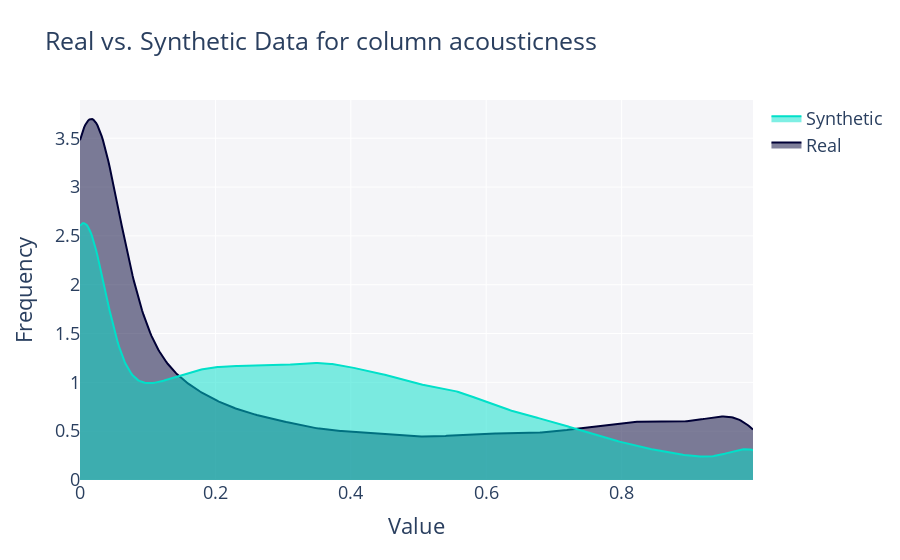

Notebook source saved alongside this figure:
### Markdown cell above
quality_report = evaluate_quality(
    real_data,
    synthetic_data,
    metadata
)

### Code cell
fig = get_column_plot(
    real_data=real_data,
    synthetic_data=synthetic_data,
    column_name='acousticness',
    metadata=metadata
)
    
fig.show()

### Figure 1 — Plotly figure (JSON) as saved in the notebook; plotly's stock layout.template omitted (floating-point values rounded to 4 significant figures; data arrays with more than 128 entries replaced by an {"elided": "..."} marker saying what was removed)
{"data": [{"fill": "tozeroy", "hovertemplate": "<b>Real</b><br>Value: %{x}<br>Frequency: %{y}<extra></extra>", "legendgroup": "Real", "marker": {"color": "#000036"}, "mode": "lines", "name": "Real", "showlegend": true, "type": "scatter", "x": {"elided": "500 float values"}, "xaxis": "x", "y": {"elided": "500 float values"}, "yaxis": "y"}, {"fill": "tozeroy", "hovertemplate": "<b>Synthetic</b><br>Value: %{x}<br>Frequency: %{y}<extra></extra>", "legendgroup": "Synthetic", "marker": {"color": "#01E0C9"}, "mode": "lines", "name": "Synthetic", "showlegend": true, "type": "scatter", "x": {"elided": "500 float values"}, "xaxis": "x", "y": {"elided": "500 float values"}, "yaxis": "y"}], "layout": {"barmode": "overlay", "font": {"size": 18}, "hovermode": "closest", "legend": {"traceorder": "reversed"}, "plot_bgcolor": "#F5F5F8", "title": {"text": "Real vs. Synthetic Data for column acousticness"}, "xaxis": {"anchor": "y2", "domain": [0, 1], "title": {"text": "Value"}, "zeroline": false}, "yaxis": {"anchor": "free", "domain": [0, 1], "position": 0, "title": {"text": "Frequency"}}}}
